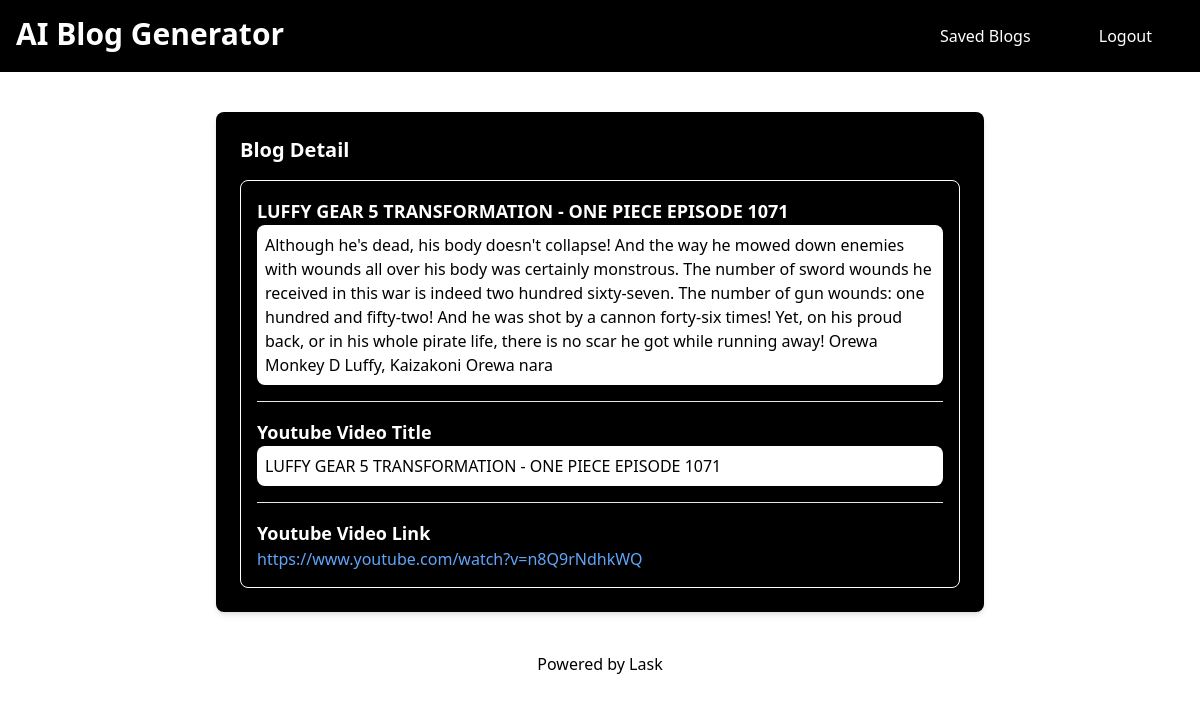
/blog-detail/1/ (signed in), run on the app's committed database.
### blog_generator/models.py (models this page shows)
class BlogPost(models.Model):
    user = models.ForeignKey(User, on_delete=models.CASCADE)
    youtube_title = models.CharField(max_length=300)
    youtube_link = models.URLField()
    generated_content = models.TextField()
    created_at = models.DateTimeField(auto_now_add=True)

### blog_generator/views.py (the view)
# urls.py: path('blog-detail/<int:pk>/', views.blog_detail, name='blog-detail'),
def blog_detail(request, pk):
    blog_article_detail = BlogPost.objects.get(id=pk)
    if request.user == blog_article_detail.user:
        return render(request, 'blog-detail.html', {'blog_article_detail': blog_article_detail })
    else:
        return redirect('/')

### templates/blog-detail.html (shortened to what this page needs)
<!DOCTYPE html>
<html lang="en">
<head>
    <link href="https://cdn.jsdelivr.net/npm/tailwindcss@2.2.19/dist/tailwind.min.css" rel="stylesheet" >
</head>
<body class="bg-white font-sans antialiased">
    <nav class="bg-black p-4 text-white flex justify-between">
        <div>
            <h1 class="text-3xl font-bold">AI Blog Generator</h1>
        </div>
        <div>
            <button
              id="BlogListButton"
              class="bg-black text-white mx-4 px-4 py-2 rounded-lg hover:bg-blue-600 transition-colors"
            >
              <a href="blog-list" class="text-white">Saved Blogs</a>
            </button>
            <button
              id="logoutButton"
              class="bg-black text-white mx-4 px-4 py-2 rounded-lg hover:bg-red-600 transition-colors"
            >
              <a href="logout" class="text-white">Logout</a>
            </button>
          </div>
    </nav>
    <div class="container mx-auto mt-10 px-4 sm:px-0">
        <div class="max-w-3xl mx-auto bg-black p-6 rounded-lg shadow-md">
            <section>
                <h2 class="text-xl mb-4 font-semibold text-white">Blog Detail</h2>
                <div class="border border-white p-4 rounded-lg">
                    <h3 class="text-lg font-semibold text-white">{{blog_article_detail.youtube_title}}</h3>
                    <p class="text-black bg-white rounded-lg p-2">{{blog_article_detail.generated_content}}</p>
                    <hr class="my-4 border-gray">
                    <h4 class="text-lg font-semibold text-white">Youtube Video Title</h4>
                    <p class="text-black bg-white rounded-lg p-2">{{blog_article_detail.youtube_title}}</p>
                    <hr class="my-4 border-gray">
                    <h4 class="text-lg font-semibold mt-4 text-white">Youtube Video Link</h4>
                    <a href="{{blog_article_detail.youtube_link}}" class="text-blue-400 hover:underline ">{{blog_article_detail.youtube_link}}</a>
                </div>
            </section>
        </div>
    </div>
    <footer class="text-center p-4 text-black mt-6">
        Powered by Lask
    </footer>
</body>
</html>

### data on the page
BlogPost: youtube_title "LUFFY GEAR 5 TRANSFORMATION - ONE PIECE EPISODE 1071", generated_content "Although he's dead, his body doesn't collapse! And the way he mowed down enemies with wounds all over his body was certainly monstrous. The number of sword wounds he received in this war is indeed two hundred sixty-seven. The number of gun wounds: one hundred and fifty-two! And he was shot by a cannon forty-six times! Yet, on his proud back, or in his whole pirate life, there is no scar he got while running away! Orewa Monkey D Luffy, Kaizakoni Orewa nara", youtube_link "https://www.youtube.com/watch?v=n8Q9rNdhkWQ"
